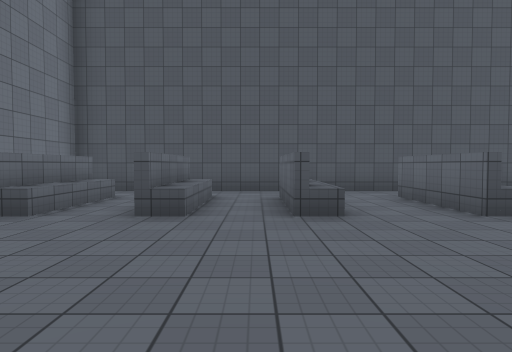
view 1 (above)

14 first-person views from a walk through a 3-D level made in the Unity game engine. The camera is 1.4 m above the floor, tilts 2° down and sees 75° across. The floor is counted in squares, 2.12 m on a side. Each view is taken from the middle of a square. On the plan, view 1 faces up. The plan holds only what a view shows up to about 10 squares ahead; the rest is blank. The place goes on beyond the plan. The player is left out. Surface patterns are stand-ins for the level's own textures.

view 2
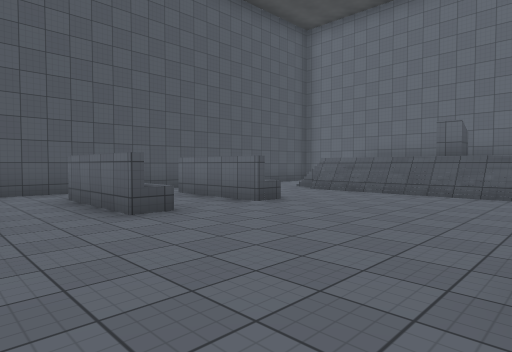

view 3
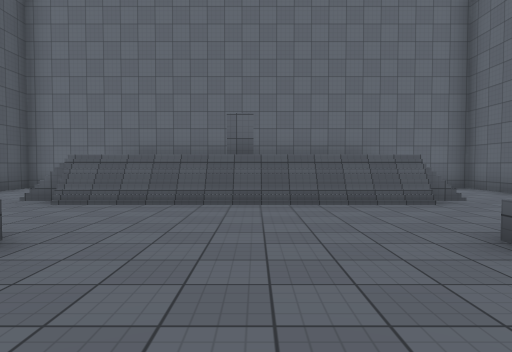

view 4
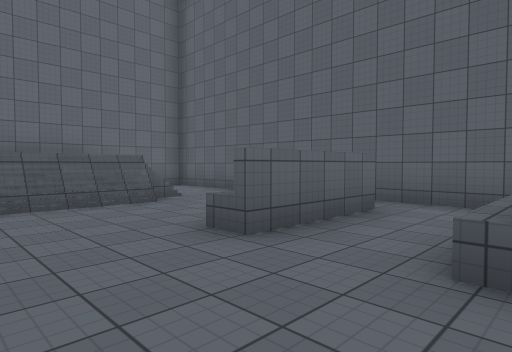

view 5
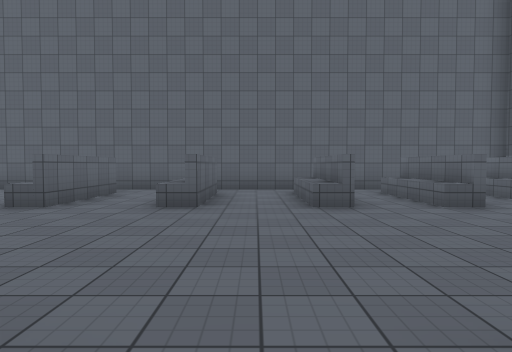

view 6
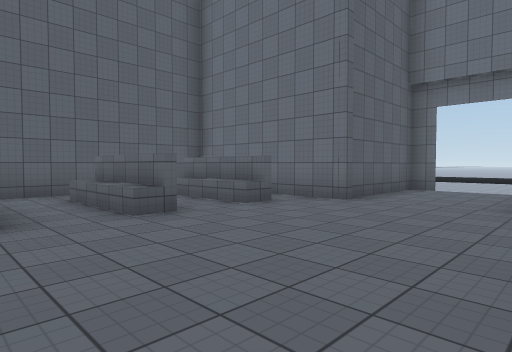

view 7
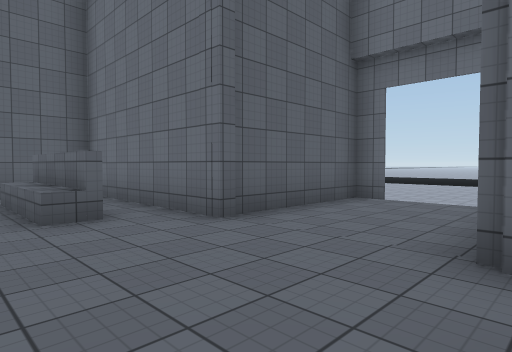

view 8
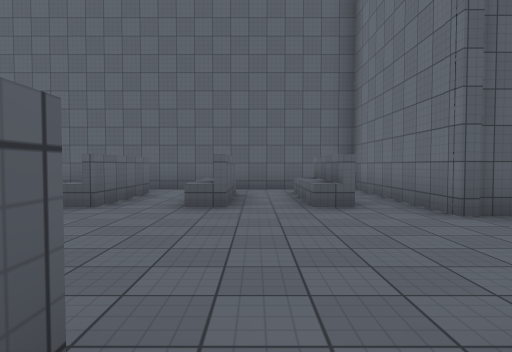

view 9
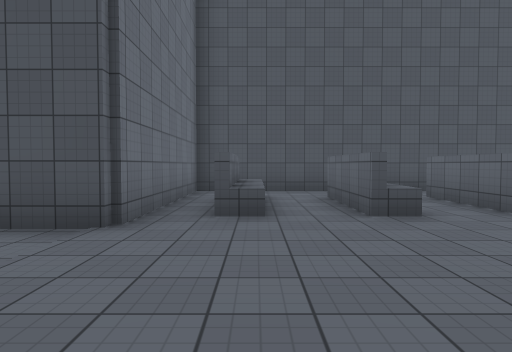

view 10
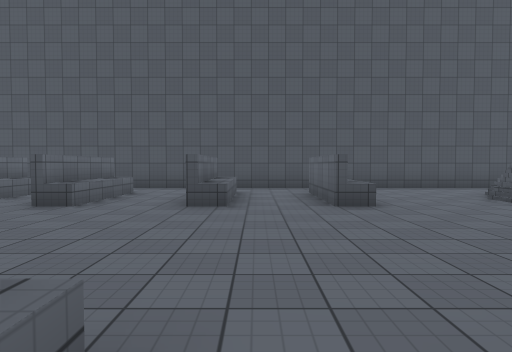

view 11
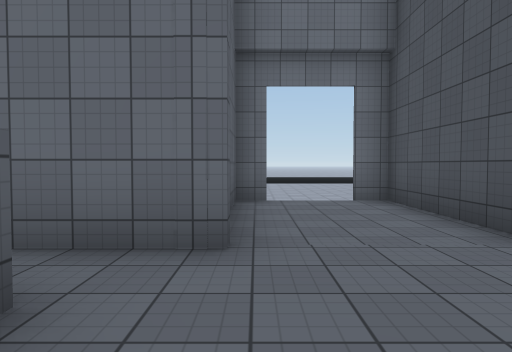

view 12
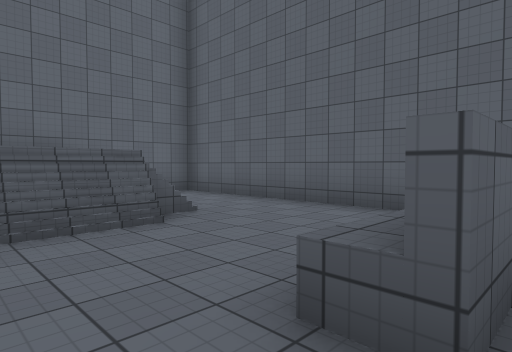

view 13
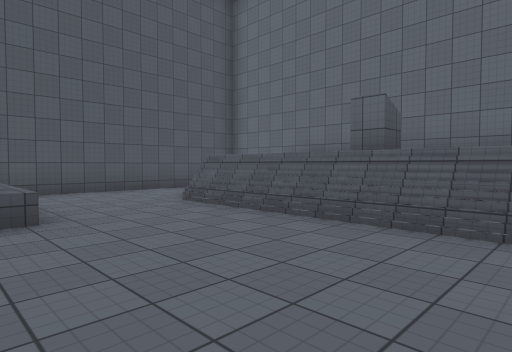

view 14
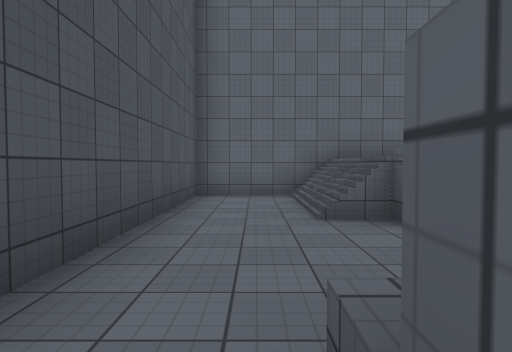

### Floor plan
Key: @ floor where view 1 was taken; # wall or solid block; . floor; / step, stairs or slope; ^ raised ledge.
Columns run from 8 left of view 1 to 12 right of it. Each row starts with its distance up from view 1.
  8    ##################
  7    #................#
  6    #.^.^.^.#..^..///#
  5    #.^.^.^.#..^../  #
  4    #............./  #
  3 ####............./  #
  2 ................./# #
  1 #................/  #
  0 ####....@......../  #
 -1    #.^.^.^.#..^../  #
 -2    #.^.^.^.#..^..// #
 -3    #................#
 -4    ##################

Where each view was taken, in squares from view 1:
view 1: 0 up, 0 right, facing up
view 2: 0 up, 1 right, facing up-right
view 3: 2 up, 3 right, facing right
view 4: 2 up, 3 right, facing down-right
view 5: 5 up, 2 right, facing down
view 6: 4 up, 1 right, facing down-left
view 7: 4 up, 2 left, facing down-left
view 8: 5 up, 2 left, facing down
view 9: 0 up, 3 left, facing up
view 10: 1 down, 4 right, facing up
view 11: 1 up, 2 left, facing left
view 12: 1 up, 5 right, facing down-right
view 13: 0 up, 5 right, facing up-right
view 14: 7 up, 5 right, facing right
